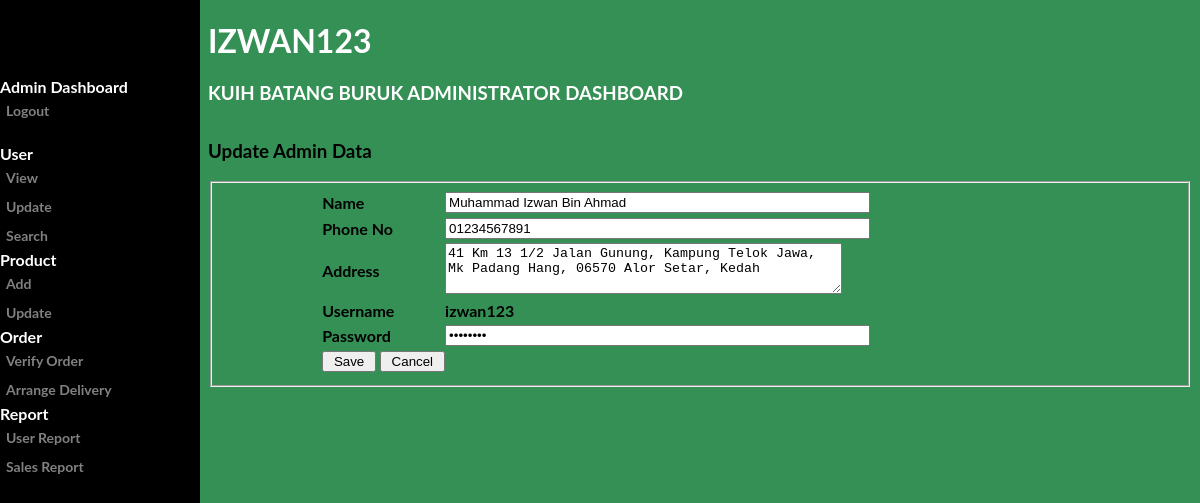
/admin/update_admin.php (signed in), run on the app's committed database.
### tables this page shows
CREATE TABLE `USER` (
  `USER_ID` int(20) NOT NULL,
  `USER_USERNAME` varchar(20) NOT NULL,
  `USER_NAME` varchar(60) NOT NULL,
  `USER_PHONENO` varchar(11) NOT NULL,
  `USER_ADDRESS` varchar(100) NOT NULL,
  `USER_EMAIL` varchar(30) NOT NULL,
  `USER_PASSWORD` varchar(20) NOT NULL,
  `LVL_ID` int(11) NOT NULL
);

### admin/update_admin.php (the view, shortened to what this page needs)
<?php
include('../include/dbconn.php');
$user = $_SESSION['user_username'];
?>
<!DOCTYPE html>
<html>
<head>
</head>
<body>
<div class="sidenav">
<b>
<br><br>
  <br>
  <b> Admin Dashboard</b>
  <a href="../login/logout.php">Logout</a>
  <br>
  <b>User</b>
  <a href="view_user.php">View</a>
  <a href="update_view_user.php">Update</a>
  <a href="search_user.php">Search</a>
  <b>Product</b>
  <a href="add_product.php">Add</a>
  <a href="update_view_product.php">Update</a>
  <b>Order</b>
  <a href="add_order.php">Verify Order</a>
  <a href="delivery.php">Arrange Delivery</a>
  <b>Report</b>
  <a href="user_report.php">User Report</a>
  <a href="sales_report.php">Sales Report</a>
</div>
<div class="main">
  <div class="greatinguser">
	<h1><?php echo $user; ?></h1>
	<h3>Kuih Batang Buruk Administrator Dashboard</h3>
  </div>
</div>
<div class="container">
<h3>Update Admin Data</h3>
<?php
	$query = "SELECT * FROM user WHERE user_username='$user'";
	$result = mysqli_query($dbconn, $query) or die ("Error: " . mysqli_error($dbconn));
	$row = mysqli_fetch_array($result);
?>
<fieldset>
<form name="edit_user" method="post" action="db_update_admin.php" enctype="multipart/form-data">
    <table width="80%" border="0" align="center">
      <tr>
        <td width="16%">Name</td>
        <td width="84%"><input type="text" name="name" size="50" value="<?php echo ucwords (strtolower($row['USER_NAME'])); ?>" />
      </tr>
	  <tr>
        <td width="16%">Phone No</td>
        <td><input type="text" name="phone" size="50" value="<?php echo $row['USER_PHONENO']; ?>"/></td>
      </tr>
      <tr>
        <td width="16%">Address</td>
        <td><textarea name="address" cols="47" rows="3"><?php echo ucwords (strtolower($row['USER_ADDRESS'])); ?></textarea></td>
      </tr>
      <tr>
        <td width="16%">Username</td>
        <td><?php echo $row['USER_USERNAME']; ?>
        	<input type="hidden" name="username" size="50" value="<?php echo $row['USER_USERNAME']; ?>" /></td>
      </tr>
      <tr>
        <td width="16%">Password</td>
        <td><input type="password" name="password" size="50" value="<?php echo $row['USER_PASSWORD']; ?>" /></td>
      </tr>
      <tr>
        <td colspan="2"><input type="submit" name="submit" value=" Save " />
        <input type="button" name="cancel" value=" Cancel " onclick="location.href='update_view_user.php'" /></td>
      </tr>
    </table>
</form>
</fieldset>
</div>
</body>
</html>

### admin/update_admin.php (style rules this page uses)
body { font-family: "Lato", sans-serif; color: #ffffff; background-image:url(''); background-repeat: no-repeat; background-attachment: fixed; background-size: cover; background-color: #359055; }
div { max-width: 1100px; height: 100px; }
.sidenav { height: 100%; width: 200px; position: fixed; z-index: 1; top: 0; left: 0; background-color: #000000; overflow-x: hidden; padding-top: 20px; }
.sidenav a { padding: 6px 6px 6px 6px; text-decoration: none; font-size: 14px; color: #818181; display: block; }
.greatinguser { text-transform: uppercase; }
.main { margin-left: 200px; }
.container { font-family: "Lato", sans-serif; color: #000000; margin-left: 200px; }

### data on the page
user: name "Muhammad Izwan Bin Ahmad", phone "01234567891", address "41 Km 13 1/2 Jalan Gunung, Kampung Telok Jawa, Mk Padang Hang, 06570 Alor Setar, Kedah", USER_USERNAME "izwan123"

### other printed values
$user "IZWAN123"
